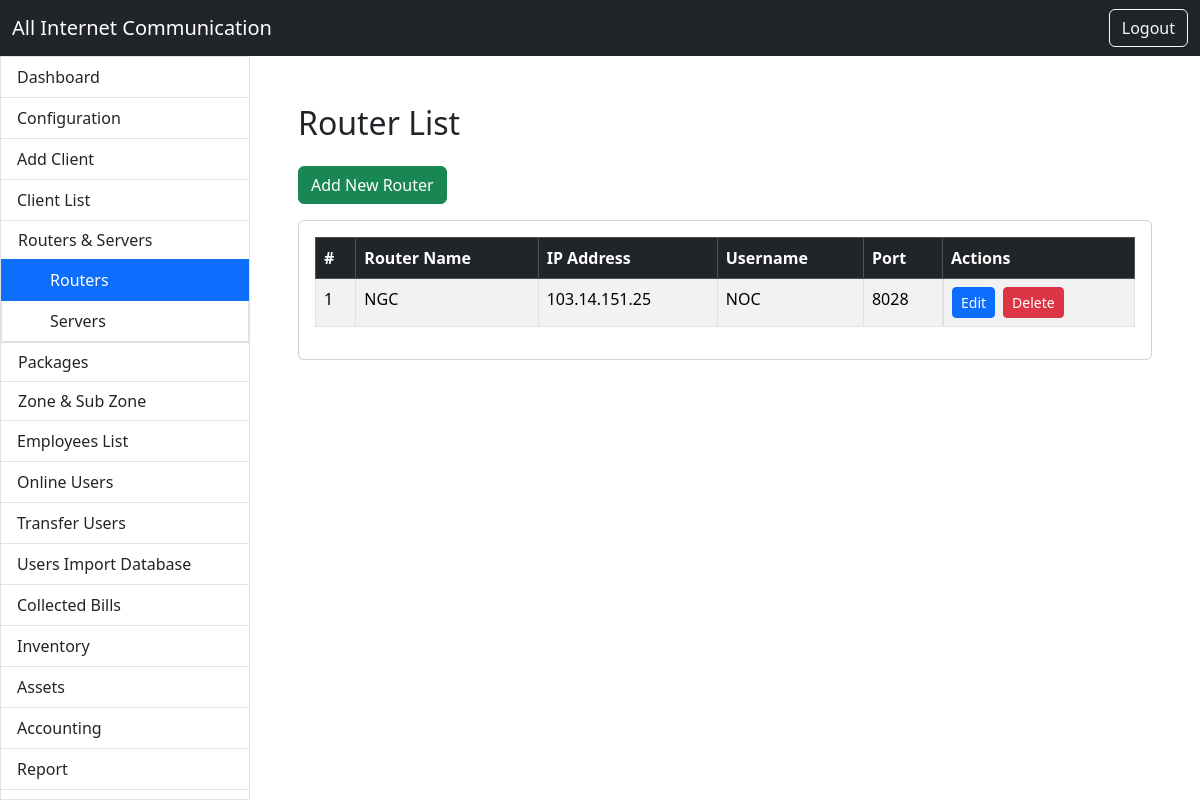
Page /routers/list_routers.php (signed in) on the committed database.
### tables this page shows
CREATE TABLE `routers` (
  `id` int NOT NULL,
  `router_ip` varchar(50) NOT NULL,
  `owner_id` int DEFAULT NULL,
  `router_name` varchar(100) DEFAULT NULL,
  `router_username` varchar(100) DEFAULT NULL,
  `router_password` varchar(100) DEFAULT NULL,
  `router_port` int DEFAULT '8728',
  `created_at` timestamp NULL DEFAULT CURRENT_TIMESTAMP
);

### routers/list_routers.php (the view, shortened to what this page needs)
<?php
require_once '../includes/db.php';
require_once '../includes/header.php';
require_once '../includes/sidebar.php';
$role = $_SESSION['role'];
$employee_id = $_SESSION['employee_id'];
if ($role === 'admin') {
    $routers = $conn->query("SELECT r.*, e.name as owner_name FROM routers r LEFT JOIN employees e ON r.owner_id = e.id ORDER BY r.id DESC");
} else {
    $stmt = $conn->prepare("SELECT r.*, e.name as owner_name FROM routers r LEFT JOIN employees e ON r.owner_id = e.id WHERE r.owner_id = ? ORDER BY r.id DESC");
    $stmt->bind_param("i", $employee_id);
    $stmt->execute();
    $routers = $stmt->get_result();
}
?>
<div class="container-fluid p-4">
    <h2 class="mb-4">Router List</h2>
    <a href="add_router.php" class="btn btn-success mb-3">Add New Router</a>
    <div class="card">
        <div class="card-body">
            <table class="table table-bordered table-striped">
                <thead class="table-dark">
                    <tr>
                        <th>#</th>
                        <th>Router Name</th>
                        <th>IP Address</th>
                        <th>Username</th>
                        <th>Port</th>
                        <th>Actions</th>
                    </tr>
                </thead>
                <tbody>
                    <?php
                    if ($routers->num_rows > 0):
                        $i = 1;
                        while ($router = $routers->fetch_assoc()):
                    ?>
                    <tr>
                        <td><?= $i++ ?></td>
                        <td><?= htmlspecialchars($router['router_name'] ?? '') ?></td>
                        <td><?= htmlspecialchars($router['router_ip'] ?? '') ?></td>
                        <td><?= htmlspecialchars($router['router_username'] ?? '') ?></td>
                        <td><?= htmlspecialchars($router['router_port'] ?? '') ?></td>
                            <td class="d-flex gap-2">
                            <?php if ($role !== 'support'): ?>
                                <a href="edit_router.php?id=<?= $router['id'] ?>" class="btn btn-sm btn-primary">
                                    <i class="bi bi-pencil-square"></i> Edit
                                    </a>
                                    <a href="delete_router.php?id=<?= $router['id'] ?>"
                                    onclick="return confirm('Are you sure to delete this router?');"
                                    class="btn btn-sm btn-danger">
                                        <i class="bi bi-trash"></i> Delete
                                    </a>
                            <?php else: ?>
                                <button type="button" class="btn btn-success me-2" disabled> Edit Delite (No Permission)</button>
                            <?php endif; ?>
                        </td>
                    </tr>
                    <?php endwhile; else: ?>
                    <tr>
                        <td colspan="6" class="text-center">No routers found.</td>
                    </tr>
                    <?php endif; ?>
                </tbody>
            </table>
        </div>
    </div>
</div>
<?php require_once '../includes/footer.php'; ?>

### rows in the picture
routers: router_name "NGC", router_ip "103.14.151.25", router_username "NOC", router_port "8028"
